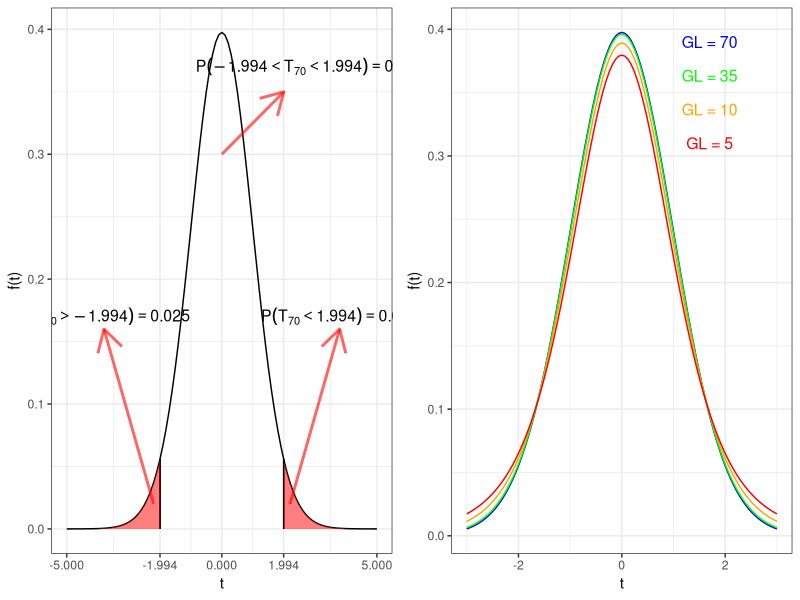
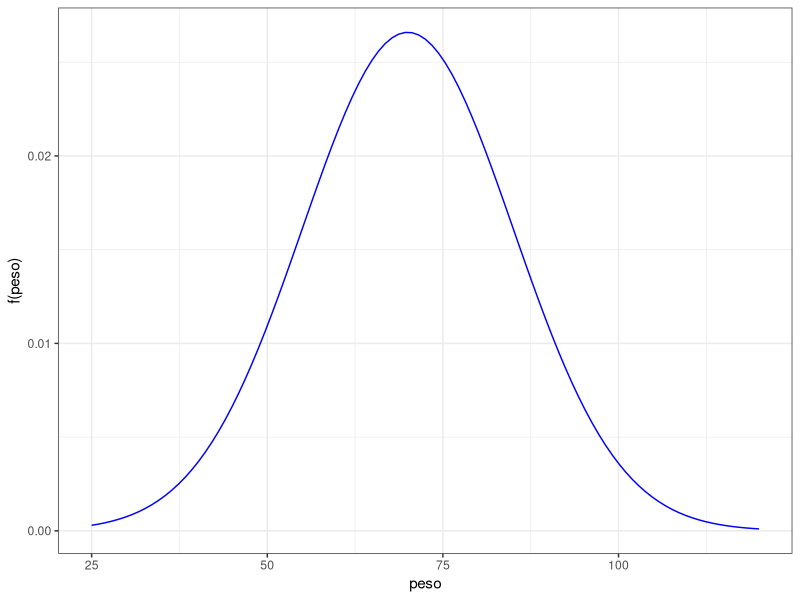
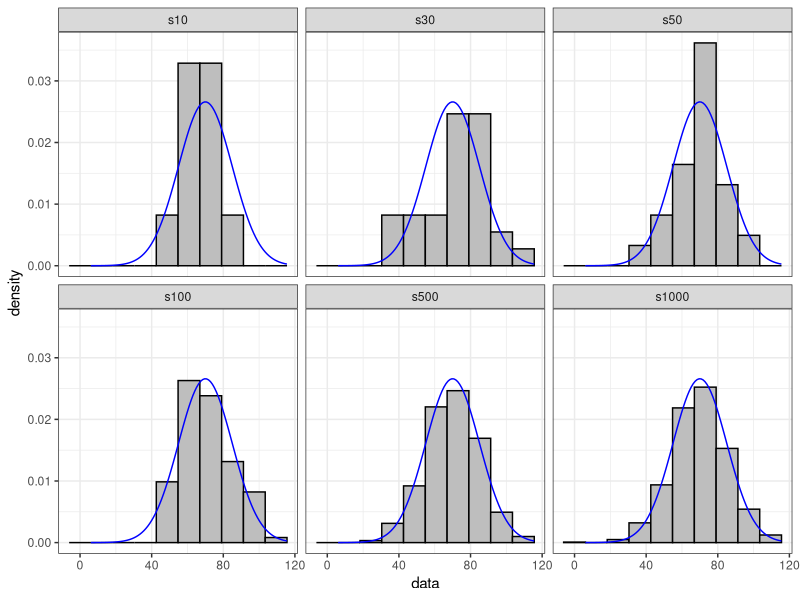
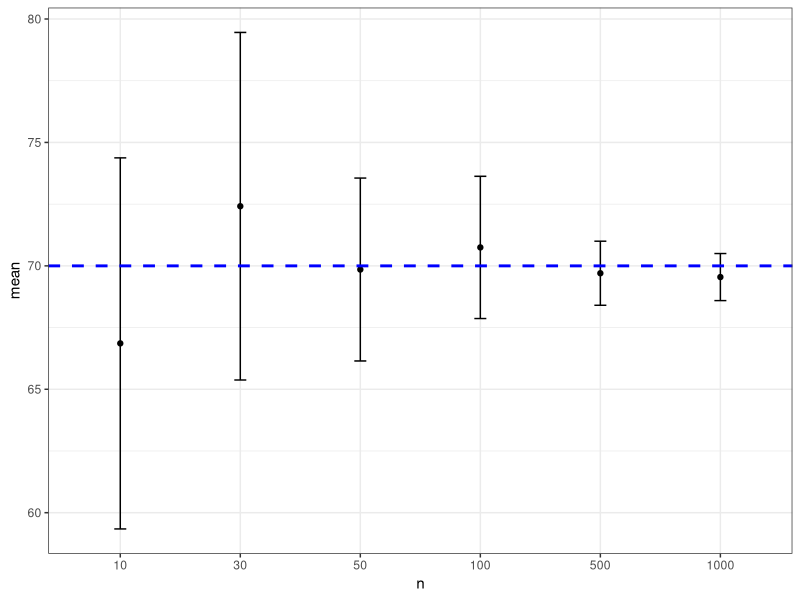
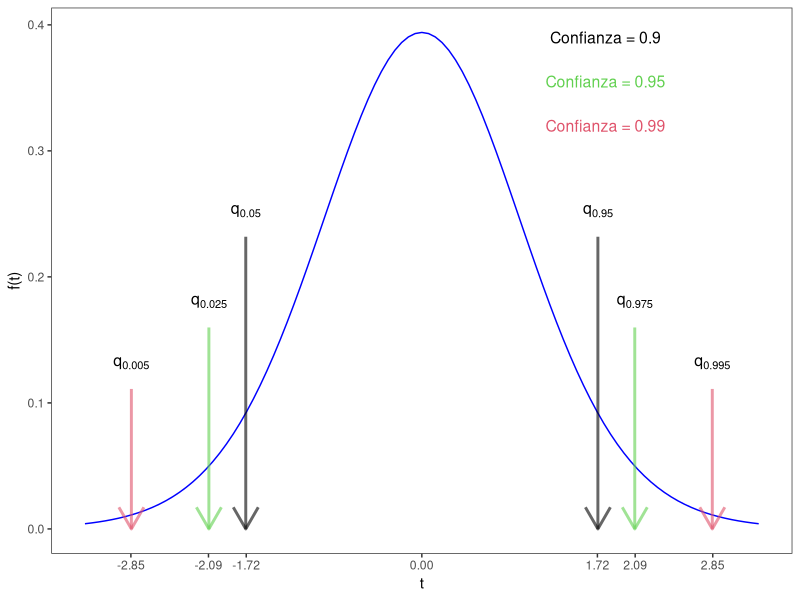
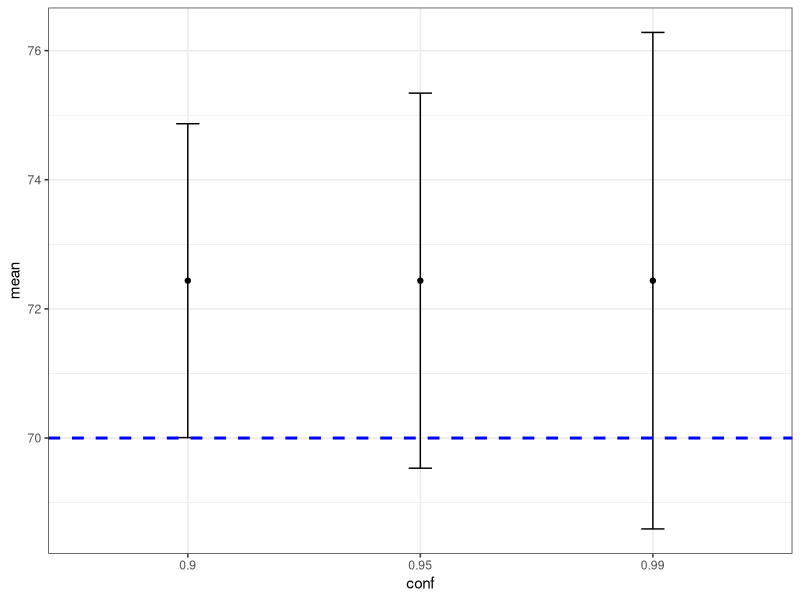
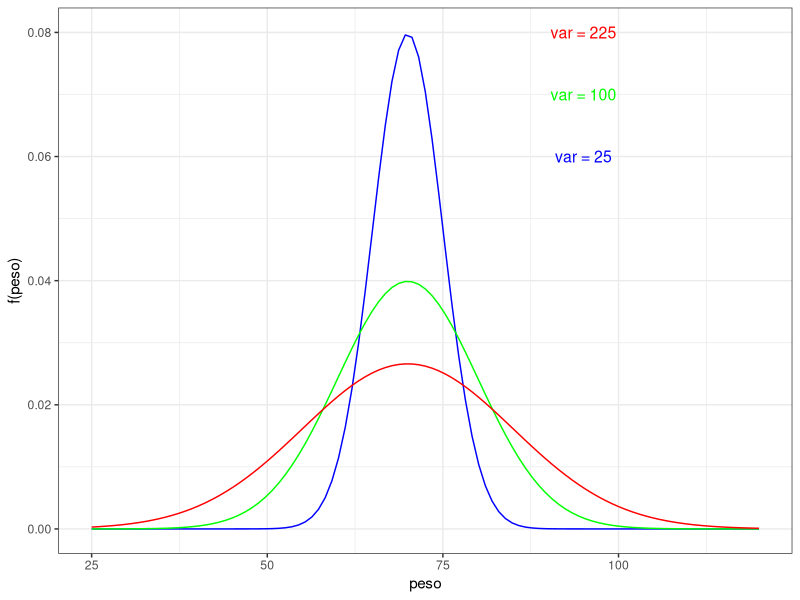
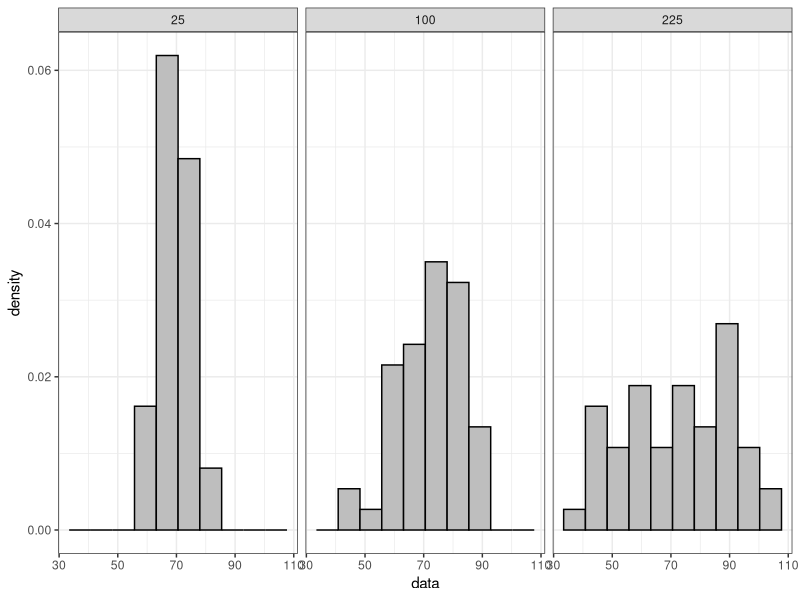

Write R code to recreate these figures, in order.
## ---- chunk 1
library(datasets)
library(tidyverse)
library(kableExtra)
library(knitr)
library(MASS)
library(boot)
library(carData)   

set.seed(150)
## ---- chunk 2
p1<-ggplot(data = data.frame(x = c(-5, 5)), aes(x)) +
  stat_function(fun = dt, args = list(df = 70))+ylab("f(t)")+
  geom_segment(aes(x=qt(.975,70),xend=qt(.975,70),y=0,yend=dt(qt(.975,70),70)))+
  geom_segment(aes(x=qt(.025,70),xend=qt(.025,70),y=0,yend=dt(qt(.025,70),70)))+
  scale_x_continuous("t", round(c(-5,qt(1-.975,70),0,qt(.975,70),5),3), limits=c(-5,5))+
  annotate("segment", x = c(-2.2,2.2,0), xend = c(-3.8,3.8,2), 
           y = c(0.02,0.02,.3), yend = c(.16,.16,.35), colour = "red", size=1, alpha=0.6, arrow=arrow())+
  stat_function(fun = dt, args = list(df = 70),
                xlim = c(qt(.975,70),5),
                geom = "area",fill="red",alpha=0.5)+
  stat_function(fun = dt, args = list(df = 70),
                xlim = c(-5,qt(.025,70)),
                geom = "area",fill="red",alpha=0.5)+
  annotate("text", x = c(-3.8,3.8,2.7), y = c(0.17,0.17,.37), 
           label = c("list(P(T[70] > -1.994)==0.025)", "list(P(T[70] < 1.994)==0.025)","P(list(-1.994 < T[70])< 1.994)==0.95"),parse=T , size=4 , fontface="bold")+
  theme_bw()

p2<-ggplot(data = data.frame(x = c(-3, 3)), aes(x)) +
  stat_function(fun = dt, args = list(df = 70),color="blue")+ylab("f(t)")+xlab("t")+
  stat_function(fun = dt, args = list(df = 35),color="green")+
  stat_function(fun = dt, args = list(df = 10),color="orange")+
  stat_function(fun = dt, args = list(df = 5),color="red")+
  annotate("text", x = rep(1.7,4), y = seq(.39,.31,length.out = 4), 
           label = paste0("GL = ",c(70,35,10,5)) , size=4 , 
           color=c("blue","green","orange","red"))+
  theme_bw()
gridExtra::grid.arrange(grobs =list(p1,p2),nrow=1,ncol=2)
## ---- chunk 3
t1<-kable(data.frame(GL=c(70,35,10,5),t_0.05=qt(.05,c(70,35,10,5))))
kable_styling(t1,"striped", position = "center")

## ---- chunk 4
sim_mean<-70
sim_sd<-15
ggplot(data = data.frame(x = c(25,120)), aes(x)) +
  stat_function(fun = dnorm, args = list(mean = sim_mean,sd=sim_sd),color="blue")+ylab("f(peso)")+xlab("peso")+
  theme_bw()
## ---- chunk 5
sample_list<-list()
sample_sizes<-c(10,30,50,100,500,1000)
sampl_df<-NULL
for(i in seq_along(sample_sizes)){
  sample_list[[i]]<-rnorm(sample_sizes[i],sim_mean,sim_sd)
  sampl_df<-rbind(sampl_df,data.frame(data=sample_list[[i]],sample=paste0("s",sample_sizes[i]),stringsAsFactors = F))
}
sampl_df$sample<-factor(sampl_df$sample,levels = paste0("s",sample_sizes))

sampl_df%>%ggplot(aes(x=data,group=sample))+
  geom_histogram(aes(y = ..density..),bins=10,color="black",fill="grey")+
  stat_function(fun = dnorm, args = list(mean = sim_mean,sd=sim_sd),color="blue")+
  facet_wrap(~sample)+theme_bw()
## ---- chunk 6
ttest_list<-sample_list%>%map(t.test)
ttest_list%>%sapply( function(x){c(x$conf.int[1],x$estimate,x$conf.int[2])})%>%t(.)->ci_df
data.frame(factor(sample_sizes),ci_df)->ci_df
colnames(ci_df)<-c("n","LCI","mean","UCI")

ci_df%>%ggplot(aes(x=n,y=mean))+geom_point()+
  geom_errorbar(aes(ymin=LCI, ymax=UCI),width=.1)+
  geom_hline(yintercept=sim_mean, linetype="dashed", 
                color = "blue", size=1)+
  theme_bw()
## ---- chunk 7
confianza<-c(.9,.92,.94,.95,.99)
t1<-data.frame(confianza=confianza,alpha=1-confianza,q_inf=(1-confianza)/2,q_sup=1-(1-confianza)/2)
kable_styling(kable(t1),"striped", position = "center")
## ---- chunk 8
GL<-20
confianza<-c(.9,.95,.99)
ggplot(data = data.frame(x = c(-3, 3)), aes(x)) +
  stat_function(fun = dt, args = list(df = GL),color="blue")+ylab("f(t)")+
  scale_x_continuous("t", round(c(qt((1-confianza)/2,GL),0,qt(1-(1-confianza)/2,GL)),2), limits=c(-3.3,3.3))+
  theme(axis.text.x = element_text(angle = 120, hjust = 1))+
   annotate("segment", x = c(qt((1-confianza)/2,GL),qt(1-(1-confianza)/2,GL)), xend = c(qt((1-confianza)/2,GL),qt(1-(1-confianza)/2,GL)), 
           y = dt(c(qt((1-confianza)/2,GL),qt(1-(1-confianza)/2,GL)),GL)+c(.14,.11,.1,.14,.11,.1), yend = rep(0,6), colour = c(1,3,2,1,3,2), size=1, alpha=0.6, arrow=arrow())+
  annotate("text", x = c(qt((1-confianza)/2,GL),qt(1-(1-confianza)/2,GL)), y = dt(c(qt((1-confianza)/2,GL),qt(1-(1-confianza)/2,GL)),GL)+c(.14,.11,.1,.14,.11,.1)+.02, 
           label = c("q[0.05]","q[0.025]","q[0.005]","q[0.950]","q[0.975]","q[0.995]"),parse=T , size=4 , fontface="bold")+
  annotate("text", x = rep(1.8,3), y = seq(.39,.32,length.out = 3), 
           label = paste0("Confianza = ",confianza) , size=4 , 
           color=c(1,3,2))+
  theme_bw()+
  theme(panel.grid.major = element_blank(), panel.grid.minor = element_blank())
## ---- chunk 9
x<-rnorm(100,sim_mean,sim_sd)
confianza<-c(.9,.95,.99)
confianza%>%map(~t.test(x,conf.level = .))->ttest_list

ttest_list%>%sapply( function(x){c(x$conf.int[1],x$estimate,x$conf.int[2])})%>%t(.)->ci_df
data.frame(factor(confianza),ci_df)->ci_df
colnames(ci_df)<-c("conf","LCI","mean","UCI")

ci_df%>%ggplot(aes(x=conf,y=mean))+geom_point()+
  geom_errorbar(aes(ymin=LCI, ymax=UCI),width=.1)+
  geom_hline(yintercept=sim_mean, linetype="dashed", 
                color = "blue", size=1)+
  theme_bw()

## ---- chunk 10
var_exp_sd<-c(5,10,15)

ggplot(data = data.frame(x = c(25, 120)), aes(x)) +ylab("f(peso)")+xlab("peso")+
  stat_function(fun = dnorm, args = list(mean = sim_mean,sd=5),color="blue")+
  stat_function(fun = dnorm, args = list(mean = sim_mean,sd=10),color="green")+
  stat_function(fun = dnorm, args = list(mean = sim_mean,sd=15),color="red")+
  annotate("text", x = rep(95,3), y = seq(.06,.08,length.out = 3), 
           label = paste0("var = ",var_exp_sd^2) , size=4 , 
           color=c("blue","green","red"))+
  theme_bw()
## ---- chunk 11
sample_list<-list()
sampl_df<-NULL
for(i in seq_along(var_exp_sd)){
  sample_list[[i]]<-rnorm(50,sim_mean,var_exp_sd[i])
  sampl_df<-rbind(sampl_df,data.frame(data=sample_list[[i]],var=var_exp_sd[i]^2,stringsAsFactors = F))
}
sampl_df$var<-factor(sampl_df$var)

sampl_df%>%ggplot(aes(x=data,group=var))+
  geom_histogram(aes(y = ..density..),bins=10,color="black",fill="grey")+
  facet_wrap(~var)+theme_bw()
## ---- chunk 12
sample_list%>%map(~t.test(.))->ttest_list
ttest_list%>%sapply( function(x){c(x$conf.int[1],x$estimate,x$conf.int[2])})%>%t(.)->ci_df
data.frame(factor(var_exp_sd^2),ci_df)->ci_df
colnames(ci_df)<-c("var","LCI","mean","UCI")

ci_df%>%ggplot(aes(x=var,y=mean))+geom_point()+
  geom_errorbar(aes(ymin=LCI, ymax=UCI),width=.1)+
  geom_hline(yintercept=sim_mean, linetype="dashed", 
                color = "blue", size=1)+
  theme_bw()
